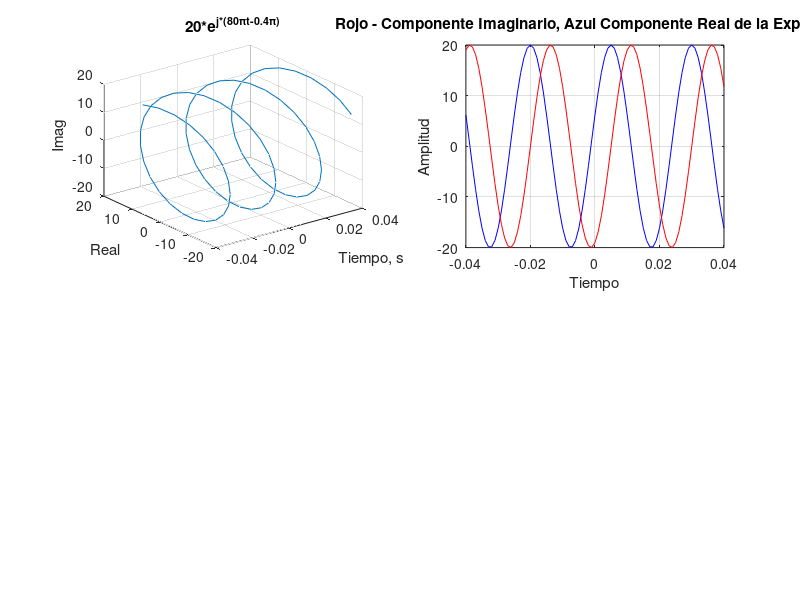

The MATLAB script that drew this image:
t = -0.04:0.001:0.04;
x = 20*exp(j*(80*pi*t-0.4*pi)); %definimos la funcion
subplot(2,2,1); % con esto logramos que se muestre las dos figuras en la misma imagen
plot3(t, real(x), imag(x)); grid %funcion para graficar la ecuacion que se definio
title('20*e^{j*(80\pit-0.4\pi)}') % con esto le agregamos el titulo a la grafica
xlabel('Tiempo, s'); ylabel('Real'); zlabel('Imag');
subplot(2,2,2); % con esto logramos que se muestre las dos figuras en la misma imagen
plot(t, real(x), 'b'); hold % funcion para graficar la parte real de la funcion
plot(t, imag(x), 'r'); grid %funcion para graficar la parte imaginaria de la funcion
title('Rojo - Componente Imaginario, Azul Componente Real de la Expnencial') %con esto le agregamos titulo a la grafica
xlabel('Tiempo'); ylabel('Amplitud');

